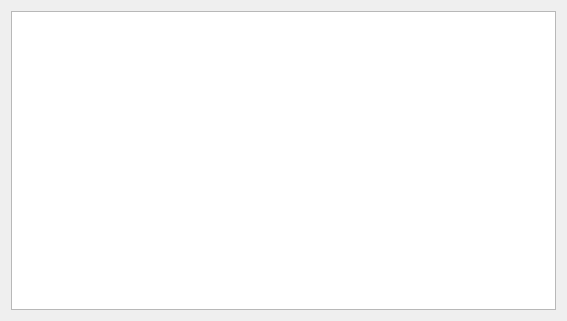
<?xml version="1.0" encoding="UTF-8"?>
<ui version="4.0">
 <class>MessageDialog</class>
 <widget class="QDialog" name="MessageDialog">
  <property name="geometry">
   <rect>
    <x>0</x>
    <y>0</y>
    <width>567</width>
    <height>321</height>
   </rect>
  </property>
  <property name="windowTitle">
   <string>Stats</string>
  </property>
  <layout class="QGridLayout" name="gridLayout">
   <item row="0" column="0">
    <widget class="QPlainTextEdit" name="messagesTextEdit">
     <property name="readOnly">
      <bool>true</bool>
     </property>
    </widget>
   </item>
  </layout>
 </widget>
 <resources/>
 <connections/>
</ui>
